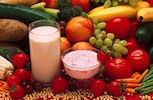
#> input picture static/img/index/diets/diets.jpg, 153 x 100 px; its folder holds only this picture in this run
$ python index.py   (Python 2 division)   (older library calls are emulated)
#> lines starting #> are read from the running program, lines starting #| are printed output that depends on the picture
import Image
import os
import glob

mergedImg = Image.new("RGBA", (200*(len(glob.glob("*.jpg"))+1), 80), (0,0,0,0))
#> mergedImg: PIL image 400x80 RGBA; every value is 0
count = 0
for files in sorted(glob.glob("*.jpg")):
	count = count + 1
	img = Image.open(files)
#> img is the input picture: PIL image 153x100 RGB; mean R, G, B 140.8, 72.9, 47.7
	size = img.size
#> size = (153, 100)
	ratio = float(size[1])/80
#> ratio = 1.25
	size = int(round(float(size[0])/ratio, 0)), 80
#> size = (122, 80)
	img.thumbnail(size, Image.ANTIALIAS)
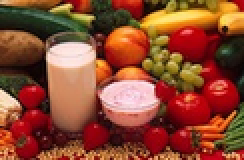
#> img: PIL image 122x80 RGB (shown 2 times larger); mean R, G, B 140.8, 73, 47.8
	w = 200*count - size[0]/2
#> w = 139
	mergedImg.paste(img, (w,0))
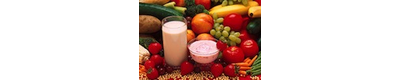
#> mergedImg: PIL image 400x80 RGBA; mean R, G, B, A 42.9, 22.2, 14.6, 77.8; transparent parts drawn white
	print files+': ', 200*count-40

mergedImg.save('image.jpg', quality=90)
